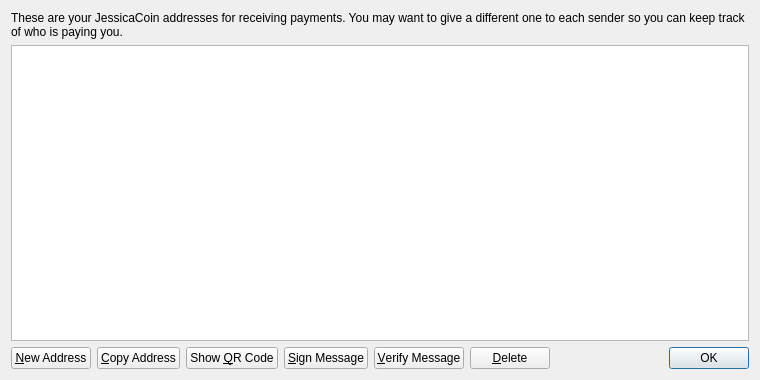
<?xml version="1.0" encoding="UTF-8"?>
<ui version="4.0">
 <class>AddressBookPage</class>
 <widget class="QWidget" name="AddressBookPage">
  <property name="geometry">
   <rect>
    <x>0</x>
    <y>0</y>
    <width>760</width>
    <height>380</height>
   </rect>
  </property>
  <property name="windowTitle">
   <string>Address Book</string>
  </property>
  <layout class="QVBoxLayout" name="verticalLayout">
   <item>
    <widget class="QLabel" name="labelExplanation">
     <property name="text">
      <string>These are your JessicaCoin addresses for receiving payments. You may want to give a different one to each sender so you can keep track of who is paying you.</string>
     </property>
     <property name="textFormat">
      <enum>Qt::PlainText</enum>
     </property>
     <property name="wordWrap">
      <bool>true</bool>
     </property>
    </widget>
   </item>
   <item>
    <widget class="QTableView" name="tableView">
     <property name="contextMenuPolicy">
      <enum>Qt::CustomContextMenu</enum>
     </property>
     <property name="toolTip">
      <string>Double-click to edit address or label</string>
     </property>
     <property name="tabKeyNavigation">
      <bool>false</bool>
     </property>
     <property name="alternatingRowColors">
      <bool>true</bool>
     </property>
     <property name="selectionMode">
      <enum>QAbstractItemView::SingleSelection</enum>
     </property>
     <property name="selectionBehavior">
      <enum>QAbstractItemView::SelectRows</enum>
     </property>
     <property name="sortingEnabled">
      <bool>true</bool>
     </property>
     <attribute name="verticalHeaderVisible">
      <bool>false</bool>
     </attribute>
    </widget>
   </item>
   <item>
    <layout class="QHBoxLayout" name="horizontalLayout">
     <item>
      <widget class="QPushButton" name="newAddressButton">
       <property name="toolTip">
        <string>Create a new address</string>
       </property>
       <property name="text">
        <string>&amp;New Address</string>
       </property>
       <property name="icon">
        <iconset resource="../bitcoin.qrc">
         <normaloff>:/icons/add</normaloff>:/icons/add</iconset>
       </property>
      </widget>
     </item>
     <item>
      <widget class="QPushButton" name="copyToClipboard">
       <property name="toolTip">
        <string>Copy the currently selected address to the system clipboard</string>
       </property>
       <property name="text">
        <string>&amp;Copy Address</string>
       </property>
       <property name="icon">
        <iconset resource="../bitcoin.qrc">
         <normaloff>:/icons/editcopy</normaloff>:/icons/editcopy</iconset>
       </property>
      </widget>
     </item>
     <item>
      <widget class="QPushButton" name="showQRCode">
       <property name="text">
        <string>Show &amp;QR Code</string>
       </property>
       <property name="icon">
        <iconset resource="../bitcoin.qrc">
         <normaloff>:/icons/qrcode</normaloff>:/icons/qrcode</iconset>
       </property>
      </widget>
     </item>
     <item>
      <widget class="QPushButton" name="signMessage">
       <property name="toolTip">
        <string>Sign a message to prove you own a Bitcoin address</string>
       </property>
       <property name="text">
        <string>&amp;Sign Message</string>
       </property>
       <property name="icon">
        <iconset resource="../bitcoin.qrc">
         <normaloff>:/icons/edit</normaloff>:/icons/edit</iconset>
       </property>
      </widget>
     </item>
     <item>
      <widget class="QPushButton" name="verifyMessage">
       <property name="toolTip">
        <string>Verify a message to ensure it was signed with a specified Bitcoin address</string>
       </property>
       <property name="text">
        <string>&amp;Verify Message</string>
       </property>
       <property name="icon">
        <iconset resource="../bitcoin.qrc">
         <normaloff>:/icons/transaction_0</normaloff>:/icons/transaction_0</iconset>
       </property>
      </widget>
     </item>
     <item>
      <widget class="QPushButton" name="deleteButton">
       <property name="toolTip">
        <string>Delete the currently selected address from the list. Only sending addresses can be deleted.</string>
       </property>
       <property name="text">
        <string>&amp;Delete</string>
       </property>
       <property name="icon">
        <iconset resource="../bitcoin.qrc">
         <normaloff>:/icons/remove</normaloff>:/icons/remove</iconset>
       </property>
      </widget>
     </item>
     <item>
      <spacer name="horizontalSpacer">
       <property name="orientation">
        <enum>Qt::Horizontal</enum>
       </property>
       <property name="sizeHint" stdset="0">
        <size>
         <width>40</width>
         <height>20</height>
        </size>
       </property>
      </spacer>
     </item>
     <item>
      <widget class="QDialogButtonBox" name="buttonBox">
       <property name="sizePolicy">
        <sizepolicy hsizetype="Maximum" vsizetype="Fixed">
         <horstretch>0</horstretch>
         <verstretch>0</verstretch>
        </sizepolicy>
       </property>
       <property name="standardButtons">
        <set>QDialogButtonBox::Ok</set>
       </property>
      </widget>
     </item>
    </layout>
   </item>
  </layout>
 </widget>
 <resources>
  <include location="../bitcoin.qrc"/>
 </resources>
 <connections/>
</ui>
